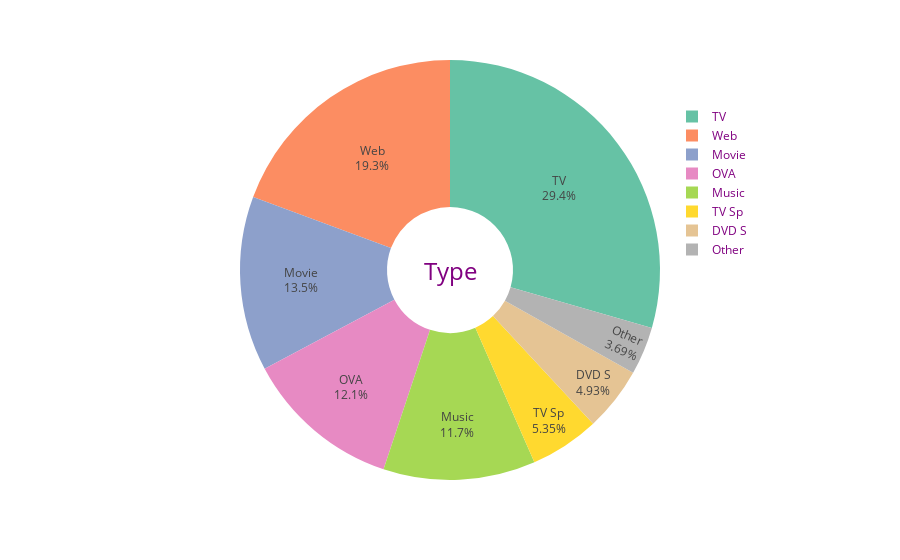

Notebook code cell kept with this figure:
### Code cell
type_list = list(general["Type"].unique())

type_values = []

for i in range(len(general["Type"].unique())) :
    type_values.append(general["Type"].value_counts().iloc[i])
    
fig = px.pie(values=type_values,
             names=general["Type"].unique(),
             
)

fig.update_traces(marker=dict(colors=palette),
                  hole = .3,
                  textposition='inside',
                  textinfo='percent+label'
)

fig.update_layout(
    annotations=[dict(text='Type', x=0.5, y=0.5, font_size=24, showarrow=False)],
    hoverlabel=dict(
        bgcolor="#e6ccff",
        font_size=14
    ),
    legend=dict(
        yanchor="top",
        y=0.90,
        xanchor="left",
        x=0.80
    ),
    font=dict(
        color = "purple"
    )
)

fig.show()

### Figure 1 — Plotly figure (JSON) as saved in the notebook; plotly's stock layout.template omitted (floating-point values rounded to 4 significant figures)
{"data": [{"domain": {"x": [0, 1], "y": [0, 1]}, "hole": 0.3, "hovertemplate": "label=%{label}<br>value=%{value}<extra></extra>", "labels": ["TV", "Web", "Movie", "OVA", "Music", "TV Sp", "DVD S", "Other"], "legendgroup": "", "marker": {"colors": ["rgb(102,194,165)", "rgb(252,141,98)", "rgb(141,160,203)", "rgb(231,138,195)", "rgb(166,216,84)", "rgb(255,217,47)", "rgb(229,196,148)", "rgb(179,179,179)"]}, "name": "", "showlegend": true, "textinfo": "percent+label", "textposition": "inside", "type": "pie", "values": [5446, 3577, 2488, 2235, 2165, 990, 911, 683]}], "layout": {"annotations": [{"font": {"size": 24}, "showarrow": false, "text": "Type", "x": 0.5, "y": 0.5}], "font": {"color": "purple"}, "hoverlabel": {"bgcolor": "#e6ccff", "font": {"size": 14}}, "legend": {"tracegroupgap": 0, "x": 0.8, "xanchor": "left", "y": 0.9, "yanchor": "top"}, "margin": {"t": 60}}}
